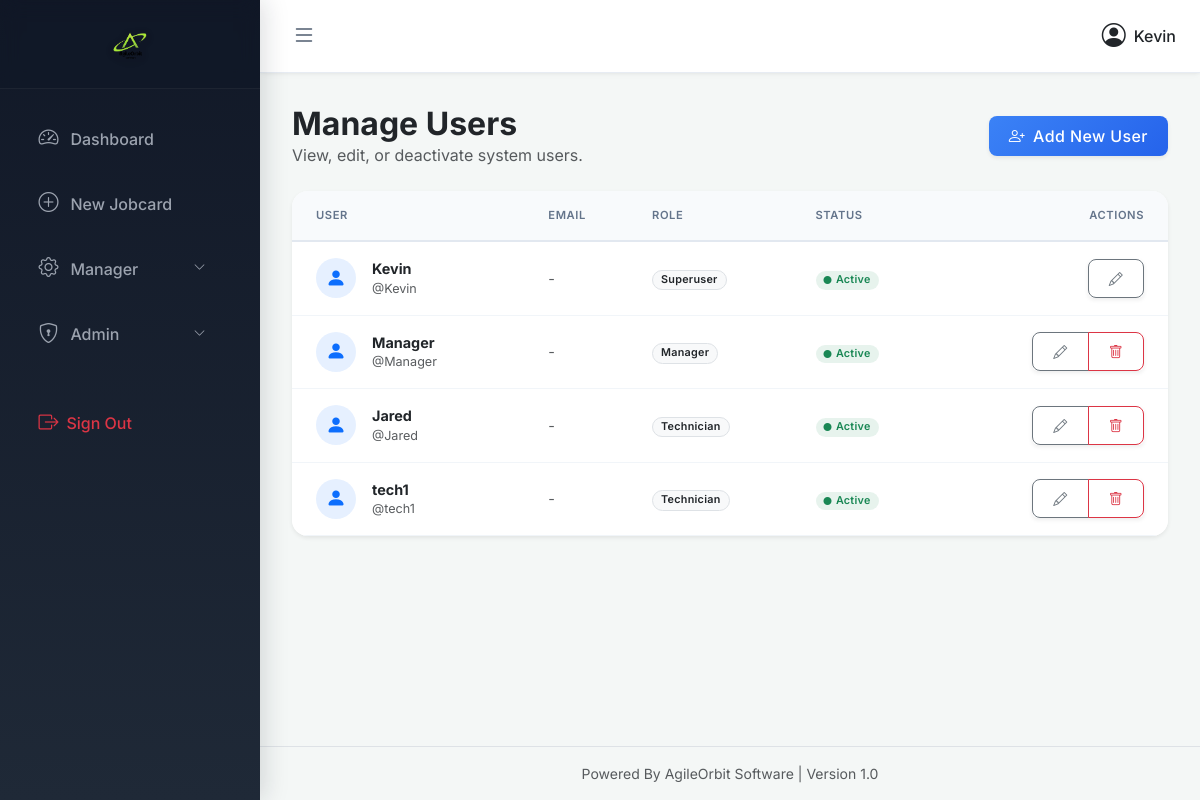
The app's page /manage/users/ (signed in) with its own data.
### jobcards/models.py (models this page shows, shortened)
class GlobalSettings(models.Model):
    company_name = models.CharField(max_length=255, default="My Company")
    company_logo = models.ImageField(upload_to='company_logos/', null=True, blank=True)
    watermark = models.ImageField(upload_to='watermarks/', null=True, blank=True)
    company_address = models.TextField(blank=True)
    company_contact = models.CharField(max_length=50, blank=True)
    class Meta:
        verbose_name_plural = "Global Settings"

class User(AbstractUser):
    class Role(models.TextChoices):
        SUPERUSER = 'SUPERUSER', 'Superuser'
        TECHNICIAN = 'TECHNICIAN', 'Technician'
        MANAGER = 'MANAGER', 'Manager'
        ADMIN = 'ADMIN', 'Admin'
    role = models.CharField(max_length=20, choices=Role.choices, default=Role.TECHNICIAN)
    def is_technician(self):
        return self.role == self.Role.TECHNICIAN
    def is_manager(self):
        return self.role == self.Role.MANAGER

### jobcards/views.py (the view)
# urls.py: path('manage/users/', UserListView.as_view(), name='user_list'),
class UserListView(LoginRequiredMixin, UserPassesTestMixin, ListView):
    model = User
    template_name = 'user_list.html'
    def test_func(self):
        return self.request.user.is_manager() or self.request.user.is_superuser

### jobcards/context_processors.py (called while the page is built)
def global_settings(request):
    settings_obj = GlobalSettings.objects.first()
    return {'global_settings': settings_obj}

### templates/user_list.html (shortened to what this page needs)
{% extends 'base.html' %}
{% block content %}
<div class="row mb-4 align-items-center">
    <div class="col-md-8">
        <h2 class="mb-0 fw-bold text-dark">Manage Users</h2>
        <p class="text-muted mb-0">View, edit, or deactivate system users.</p>
    </div>
    <div class="col-md-4 text-md-end mt-3 mt-md-0">
        <a href="{% url 'user_create' %}" class="btn btn-primary shadow-sm"><i class="bi bi-person-plus me-2"></i>Add New User</a>
    </div>
</div>
<div class="row">
    <div class="col-md-12">
        <div class="card border-0 shadow-sm">
            <div class="card-body p-0">
                <div class="table-responsive">
                    <table class="table table-hover align-middle mb-0">
                        <thead class="table-light text-muted small">
                            <tr>
                                <th class="ps-4">User</th>
                                <th>Email</th>
                                <th>Role</th>
                                <th>Status</th>
                                <th class="text-end pe-4">Actions</th>
                            </tr>
                        </thead>
                        <tbody>
                            {% for u in object_list %}
                            <tr>
                                <td class="ps-4">
                                    <div class="d-flex align-items-center">
                                        <div class="bg-primary bg-opacity-10 rounded-circle p-2 me-3 text-primary d-flex align-items-center justify-content-center" style="width: 40px; height: 40px;">
                                            <i class="bi bi-person-fill fs-5"></i>
                                        </div>
                                        <div>
                                            <div class="fw-bold text-dark">{{ u.get_full_name|default:u.username }}</div>
                                            <div class="text-muted small">@{{ u.username }}</div>
                                        </div>
                                    </div>
                                </td>
                                <td>{{ u.email|default:"<span class='text-muted'>-</span>"|safe }}</td>
                                <td>
                                    <span class="badge bg-light text-dark border px-2 py-1">{{ u.get_role_display }}</span>
                                </td>
                                <td>
                                    {% if u.is_active %}
                                        <span class="badge bg-success bg-opacity-10 text-success px-2 py-1 rounded-pill"><i class="bi bi-circle-fill me-1" style="font-size: 0.5rem;"></i>Active</span>
                                    {% else %}
                                        <span class="badge bg-danger bg-opacity-10 text-danger px-2 py-1 rounded-pill"><i class="bi bi-circle-fill me-1" style="font-size: 0.5rem;"></i>Inactive</span>
                                    {% endif %}
                                </td>
                                <td class="text-end pe-4">
                                    <div class="btn-group shadow-sm">
                                        <a href="{% url 'user_update' u.pk %}" class="btn btn-sm btn-outline-secondary" title="Edit User">
                                            <i class="bi bi-pencil"></i>
                                        </a>
                                        {% if u != request.user %}
                                        <a href="{% url 'user_delete' u.pk %}" class="btn btn-sm btn-outline-danger" title="Delete User">
                                            <i class="bi bi-trash"></i>
                                        </a>
                                        {% endif %}
                                    </div>
                                </td>
                            </tr>
                            {% endfor %}
                        </tbody>
                    </table>
                </div>
            </div>
        </div>
    </div>
</div>
{% endblock %}

### templates/base.html (shortened to what this page needs)
<!DOCTYPE html>
<html lang="en">
<head>
    <link href="https://cdn.jsdelivr.net/npm/bootstrap@5.3.0/dist/css/bootstrap.min.css" rel="stylesheet">
    <link rel="stylesheet" href="https://cdn.jsdelivr.net/npm/bootstrap-icons@1.11.1/font/bootstrap-icons.css">
</head>
<body>
    <div id="wrapper">
        <nav id="sidebar" class="sidebar">
            <div class="sidebar-header">
                {% if global_settings and global_settings.company_logo %}
                    <img src="{{ global_settings.company_logo.url }}" alt="Company Logo">
                {% else %}
                    <i class="bi bi-layers-half text-primary me-2"></i>Jobcard Sys
                {% endif %}
            </div>
            <ul class="nav flex-column mb-auto mt-3 px-2">
                {% if user.is_authenticated %}
                    <li class="nav-item">
                        <a class="nav-link" href="{% url 'dashboard' %}">
                            <i class="bi bi-speedometer2"></i>Dashboard
                        </a>
                    </li>
                    {% if user.is_technician or user.is_superuser %}
                        <li class="nav-item">
                            <a class="nav-link" href="{% url 'jobcard_create' %}">
                                <i class="bi bi-plus-circle"></i>New Jobcard
                            </a>
                        </li>
                    {% endif %}
                    {% if user.is_manager or user.is_superuser %}
                        <li class="nav-item">
                            <a class="nav-link d-flex justify-content-between align-items-center" data-bs-toggle="collapse" href="#managerSubmenu" role="button" aria-expanded="false" aria-controls="managerSubmenu">
                                <span><i class="bi bi-gear"></i>Manager</span>
                                <i class="bi bi-chevron-down" style="font-size: 0.75rem;"></i>
                            </a>
                        </li>
                    {% endif %}
                    {% if user.is_superuser %}
                        <li class="nav-item">
                            <a class="nav-link d-flex justify-content-between align-items-center" data-bs-toggle="collapse" href="#adminSubmenu" role="button" aria-expanded="false" aria-controls="adminSubmenu">
                                <span><i class="bi bi-shield-lock"></i>Admin</span>
                                <i class="bi bi-chevron-down" style="font-size: 0.75rem;"></i>
                            </a>
                        </li>
                    {% endif %}
                    <li class="nav-item mt-4 mb-4">
                        <form action="{% url 'logout' %}" method="post">
                            <button type="submit" class="nav-link w-100 text-start border-0 text-danger" style="background-color: transparent;">
                                <i class="bi bi-box-arrow-right me-2"></i>Sign Out
                            </button>
                        </form>
                    </li>
                {% else %}
                    <li class="nav-item">
                        <a class="nav-link" href="{% url 'login' %}">
                            <i class="bi bi-box-arrow-in-right"></i>Login
                        </a>
                    </li>
                {% endif %}
            </ul>
        </nav>
        <div id="page-content-wrapper">
            <header id="top-header" class="top-navbar">
                <button id="menu-toggle" aria-label="Toggle Navigation">
                    <i class="bi bi-list"></i>
                </button>
                <div class="d-flex align-items-center">
                    {% if user.is_authenticated %}
                        <div class="d-flex align-items-center text-dark">
                            <i class="bi bi-person-circle fs-4 me-2"></i>
                            <span class="fw-medium">{{ user.get_full_name|default:user.username }}</span>
                        </div>
                    {% endif %}
                </div>
            </header>
            <main id="main-body" class="container-fluid">
                {% block content %}{% endblock %}
            </main>
            <footer id="main-footer" class="text-center py-3 text-muted small mt-auto border-top">
                Powered By AgileOrbit Software | Version 1.0
            </footer>
        </div>
    </div>
</body>
</html>

### templates/base.html (style rules this page uses)
body { background-color: #f4f7f6; font-family: 'Inter', system-ui, sans-serif; color: #1e293b; overflow-x: hidden; }
.sidebar { background: linear-gradient(180deg, #111827 0%, #1f2937 100%); color: #f8fafc; min-height: 100vh; transition: all 0.3s cubic-bezier(0.4, 0, 0.2, 1); z-index: 1050; box-shadow: 4px 0 24px rgba(17, 24, 39, 0.15); }
.sidebar .sidebar-header { padding: 24px 20px; background-color: rgba(17, 24, 39, 0.4); backdrop-filter: blur(10px); font-size: 1.25rem; font-weight: 700; text-align: center; border-bottom: 1px solid rgba(255,255,255,0.05); letter-spacing: 0.5px; }
.sidebar .sidebar-header img { max-height: 40px; max-width: 100%; filter: drop-shadow(0 2px 4px rgba(0,0,0,0.2)); }
.sidebar .nav-link { color: #9ca3af; border-radius: 0.5rem; margin: 0.35rem 0.75rem; padding: 0.75rem 1.15rem; font-weight: 500; transition: all 0.25s ease; }
.sidebar .nav-link i { margin-right: 12px; font-size: 1.25rem; width: 20px; text-align: center; }
.top-navbar { background-color: #ffffff !important; box-shadow: 0 1px 3px 0 rgba(0, 0, 0, 0.05), 0 4px 6px -1px rgba(0, 0, 0, 0.02); border-bottom: 1px solid rgba(226, 232, 240, 0.8); padding: 1rem 1.5rem; backdrop-filter: blur(8px); }
#menu-toggle { color: #475569; transition: color 0.2s; }
.card { border: 1px solid rgba(226, 232, 240, 0.8); border-radius: 1rem; box-shadow: 0 4px 6px -1px rgba(0, 0, 0, 0.04), 0 2px 4px -1px rgba(0, 0, 0, 0.02); transition: transform 0.2s ease, box-shadow 0.2s ease; background-color: #ffffff; overflow: hidden; }
.btn { font-weight: 500; border-radius: 0.5rem; padding: 0.5rem 1.25rem; transition: all 0.2s cubic-bezier(0.4, 0, 0.2, 1); letter-spacing: 0.025em; }
.btn-primary { background: linear-gradient(135deg, #3b82f6 0%, #2563eb 100%); border: none; box-shadow: 0 4px 10px rgba(59, 130, 246, 0.3); color: #fff; }
.table { margin-bottom: 0; }
.table thead th { background-color: #f8fafc !important; color: #64748b; font-weight: 600; text-transform: uppercase; font-size: 0.7rem; letter-spacing: 0.05em; border-bottom: 2px solid #e2e8f0; padding: 1rem; }
.table tbody td { vertical-align: middle; padding: 1rem; color: #334155; border-bottom: 1px solid #f1f5f9; font-size: 0.9rem; }
.badge { font-weight: 600; padding: 0.4em 0.8em; border-radius: 999px; letter-spacing: 0.025em; }
#wrapper { display: flex; min-height: 100vh; width: 100vw; overflow-x: hidden; }
.sidebar { width: 260px; display: flex; flex-direction: column; }
#page-content-wrapper { flex-grow: 1; display: flex; flex-direction: column; min-width: 0; transition: margin-left 0.3s ease-in-out; }
#top-header { display: flex; align-items: center; justify-content: space-between; z-index: 1000; position: sticky; top: 0; }
#menu-toggle { background: none; border: none; font-size: 1.5rem; cursor: pointer; padding: 0; display: flex; align-items: center; justify-content: center; width: 40px; height: 40px; border-radius: 50%; }
#main-body { flex-grow: 1; padding: 2rem; animation: fadeIn 0.4s ease-out; }

### records on screen
GlobalSettings: company_logo (picture)
User: get_full_name "Kevin", username "Kevin", email "-", role "Superuser", is_active True (drawn)
User: get_full_name "Manager", username "Manager", email "-", role "Manager", is_active True (drawn)
User: get_full_name "Jared", username "Jared", email "-", role "Technician", is_active True (drawn)
User: get_full_name "tech1", username "tech1", email "-", role "Technician", is_active True (drawn)
